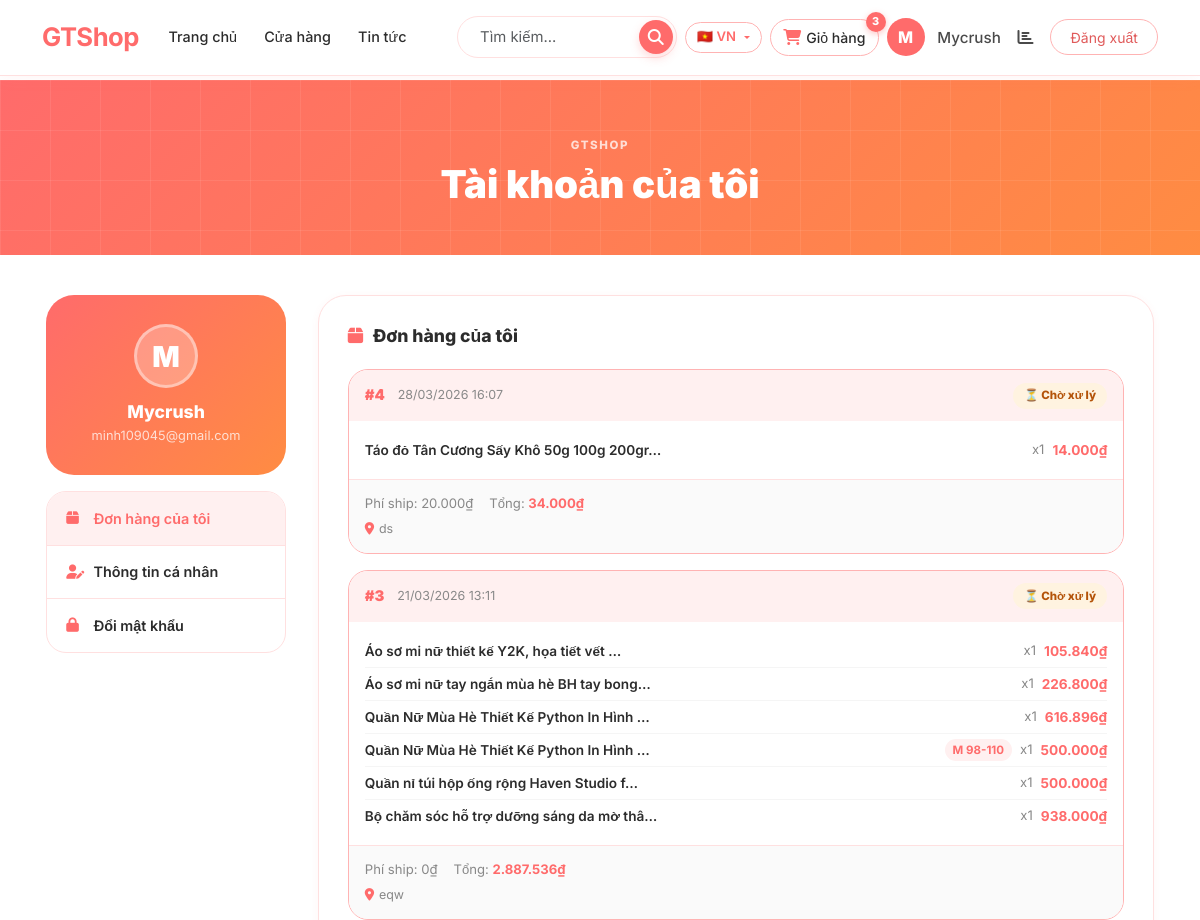
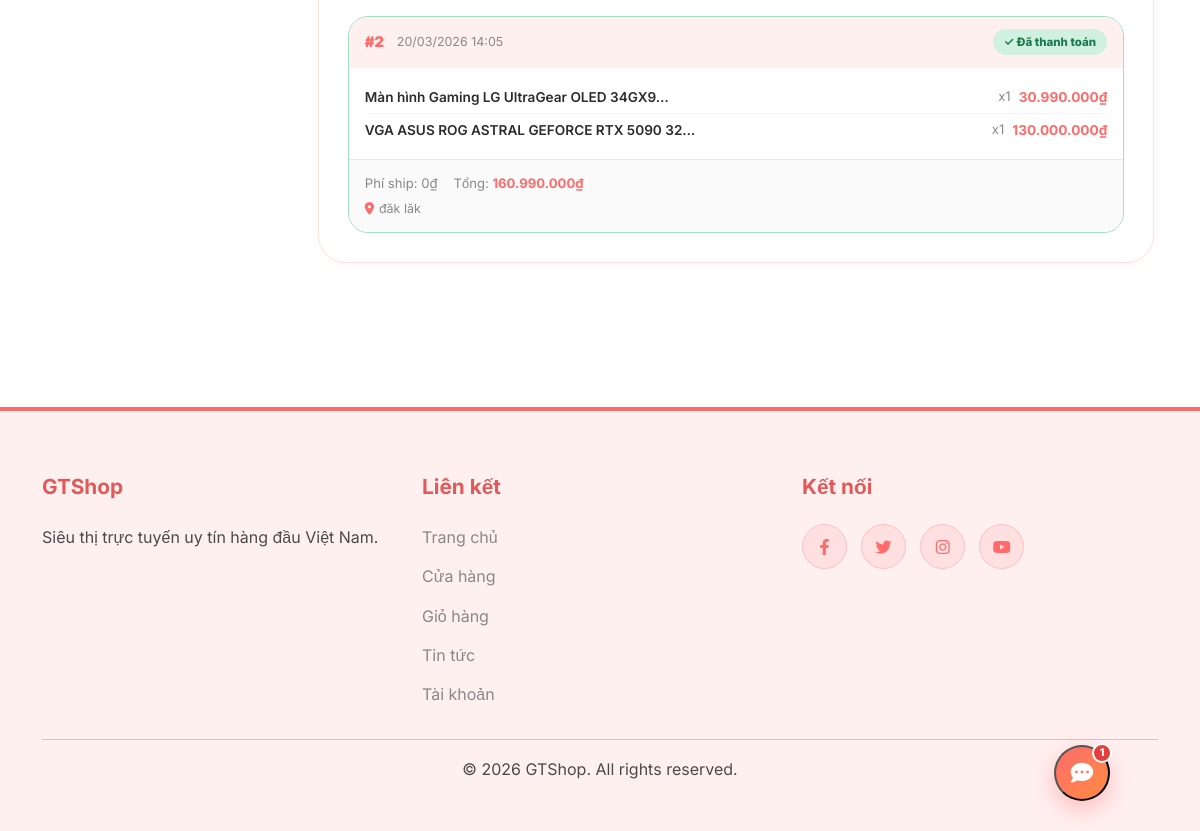
/accounts/profile/ (signed in), run on the app's committed database (2 pictures, top to bottom).
### carts/models.py (models this page shows, shortened)
class Order(models.Model):
    user         = models.ForeignKey(User, on_delete=models.CASCADE)
    full_name    = models.CharField(max_length=100, verbose_name="Họ tên")
    phone        = models.CharField(max_length=20, verbose_name="Số điện thoại")
    address      = models.TextField(verbose_name="Địa chỉ")
    total        = models.DecimalField(max_digits=10, decimal_places=0, default=0, verbose_name="Tổng tiền")
    shipping_fee = models.DecimalField(max_digits=10, decimal_places=0, default=0, verbose_name="Phí vận chuyển")
    paid         = models.BooleanField(default=False, verbose_name="Đã thanh toán")
    created      = models.DateTimeField(auto_now_add=True, verbose_name="Ngày tạo")
    class Meta:
        verbose_name = "Đơn hàng"
        verbose_name_plural = "Đơn hàng"

class OrderItem(models.Model):
    order    = models.ForeignKey(Order, on_delete=models.CASCADE, related_name='items')
    product  = models.ForeignKey(Product, on_delete=models.CASCADE)
    variant  = models.ForeignKey(ProductVariant, on_delete=models.SET_NULL, null=True, blank=True)
    quantity = models.PositiveIntegerField(default=1)
    price    = models.DecimalField(max_digits=10, decimal_places=0)
    class Meta:
        verbose_name = "Chi tiết đơn hàng"
        verbose_name_plural = "Chi tiết đơn hàng"

### store/models.py (models this page shows, shortened)
class Product(models.Model):
    category = models.ForeignKey(Category, on_delete=models.CASCADE, related_name='products')
    name = models.CharField(max_length=200, db_index=True)
    slug = models.SlugField(max_length=200, unique=True, db_index=True)
    image = models.ImageField(upload_to='products/', blank=True)
    description = models.TextField(blank=True)
    price = models.DecimalField(max_digits=10, decimal_places=0, verbose_name="Giá gốc")
    sale_price = models.DecimalField(max_digits=10, decimal_places=0, blank=True, null=True, verbose_name="Giá khuyến mãi")
    stock = models.PositiveIntegerField(default=0)
    available = models.BooleanField(default=True)
    is_hot = models.BooleanField(default=False, help_text="Sản phẩm hot hiển thị trên trang chủ")
    created = models.DateTimeField(auto_now_add=True)
    updated = models.DateTimeField(auto_now=True)
    weight = models.PositiveIntegerField(default=0, verbose_name="Cân nặng (gram)", help_text="Dùng để tính phí vận chuyển")
    class Meta:
        ordering = ('name',)
        verbose_name = 'sản phẩm'
        verbose_name_plural = 'sản phẩm'

class ProductVariant(models.Model):
    product = models.ForeignKey(Product, on_delete=models.CASCADE, related_name='variants')
    name = models.CharField(max_length=100, verbose_name="Tên biến thể", help_text="VD: 100ml, Màu đỏ...")
    price = models.DecimalField(max_digits=10, decimal_places=0, blank=True, null=True, verbose_name="Giá (nếu khác giá gốc)")
    stock = models.PositiveIntegerField(default=0, verbose_name="Tồn kho")
    image = models.ImageField(upload_to='variants/', blank=True, null=True, verbose_name="Ảnh riêng (nếu có)")
    weight = models.PositiveIntegerField(default=0, verbose_name="Cân nặng (gram)", help_text="Nếu để trống sẽ lấy từ sản phẩm gốc")
    class Meta:
        verbose_name = "Biến thể sản phẩm"
        verbose_name_plural = "Biến thể sản phẩm"

### accounts/account_views.py (the view, shortened to what this page needs)
# urls.py: path('accounts/profile/',  my_account,                      name='account:my_account'),
@login_required
def my_account(request):
    tab = request.GET.get('tab', 'orders')
    orders = Order.objects.filter(
        user=request.user
    ).prefetch_related(
        'items__product',
        'items__variant',
    ).order_by('-created')
    return render(request, 'account/account.html', {
        'tab':    tab,
        'orders': orders,
    })

### GTshop/context_processors.py (called while the page is built)
def cart_count(request):
    cart = request.session.get('cart', {})
    count = sum(item['quantity'] for item in cart.values())
    return {'cart_count': count}

def lang_list(request):
    return {
        'lang_list': [
            ('vi',      '🇻🇳', 'Tiếng Việt'),
            ('en',      '🇺🇸', 'English'),
            ('zh-hans', '🇨🇳', '中文'),
            ('ja',      '🇯🇵', '日本語'),
            ('ru',      '🇷🇺', 'Русский'),
            ('km',      '🇰🇭', 'ភាសាខ្មែរ'),
        ]
    }

### store/templatetags/store_filters.py (called while the page is built)
@register.filter
def currency(value):
    try:
        value = int(value)
        return f"{value:,}".replace(",", ".") + "₫"
    except (ValueError, TypeError):
        return ""

### templates/account/account.html (shortened to what this page needs)
{% extends 'base.html' %}
{% load i18n %}
{% load store_filters %}
{% block content %}
<div class="page-header">
  <div class="container">
    <p class="page-header-eyebrow">GTShop</p>
    <h1 class="page-header-title">{% trans "Tài khoản của tôi" %}</h1>
  </div>
</div>
<div class="container account-container">
  <div class="account-layout">
    <div class="account-sidebar">
      <div class="account-avatar-card">
        <div class="account-avatar-circle">{{ user.username|first|upper }}</div>
        <h4 class="account-username">{{ user.username }}</h4>
        <p class="account-email">{{ user.email|default:"—" }}</p>
      </div>
      <nav class="account-nav">
        <a class="account-nav-item {% if tab == 'orders' or not tab %}account-nav-item--active{% endif %}"
           href="{% url 'my_account' %}?tab=orders"><i class="fas fa-box"></i> {% trans "Đơn hàng của tôi" %}</a>
        <a class="account-nav-item {% if tab == 'profile' %}account-nav-item--active{% endif %}"
           href="{% url 'my_account' %}?tab=profile"><i class="fas fa-user-edit"></i> {% trans "Thông tin cá nhân" %}</a>
        <a class="account-nav-item {% if tab == 'password' %}account-nav-item--active{% endif %}"
           href="{% url 'my_account' %}?tab=password"><i class="fas fa-lock"></i> {% trans "Đổi mật khẩu" %}</a>
      </nav>
    </div>
    <div class="account-main">
      {% if tab == 'orders' or not tab %}
      <div class="account-card">
        <h3 class="account-card-title"><i class="fas fa-box"></i> {% trans "Đơn hàng của tôi" %}</h3>
        {% if orders %}
        <div class="orders-list">
          {% for order in orders %}
          <div class="order-item {% if order.paid %}order-item--paid{% else %}order-item--pending{% endif %}">
            <div class="order-item-header">
              <span class="order-item-id">#{{ order.id }}</span>
              <span class="order-item-date">{{ order.created|date:"d/m/Y H:i" }}</span>
              {% if order.paid %}
                <span class="status-badge status-badge--paid">✓ {% trans "Đã thanh toán" %}</span>
              {% else %}
                <span class="status-badge status-badge--pending">⏳ {% trans "Chờ xử lý" %}</span>
              {% endif %}
            </div>
            <div class="order-item-products">
              {% for item in order.items.all %}
              <div class="order-product-row">
                <span class="order-product-name">{{ item.product.name|truncatechars:40 }}</span>
                {% if item.variant %}<span class="order-product-variant">{{ item.variant.name }}</span>{% endif %}
                <span class="order-product-qty">x{{ item.quantity }}</span>
                <span class="order-product-price">{{ item.price|currency }}</span>
              </div>
              {% endfor %}
            </div>
            <div class="order-item-footer">
              <div class="order-item-totals">
                <span>{% trans "Phí ship:" %} {{ order.shipping_fee|currency }}</span>
                <span class="order-item-total">{% trans "Tổng:" %} <b>{{ order.total|currency }}</b></span>
              </div>
              <div class="order-item-address">
                <i class="fas fa-map-marker-alt"></i> {{ order.address|truncatechars:60 }}
              </div>
            </div>
          </div>
          {% endfor %}
        </div>
        {% else %}
        <div class="account-empty">
          <div class="account-empty-icon">📦</div>
          <p>{% trans "Bạn chưa có đơn hàng nào." %}</p>
          <a href="{% url 'store:shop' %}" class="btn-account-shop">{% trans "Mua sắm ngay" %}</a>
        </div>
        {% endif %}
      </div>
      {% endif %}
    </div>
  </div>
</div>
{% endblock %}

### templates/base.html (shortened to what this page needs)
{% load static i18n %}
<!DOCTYPE html>
<html lang="{{ LANGUAGE_CODE }}">
<head>
  <link href="https://cdn.jsdelivr.net/npm/bootstrap@5.3.0/dist/css/bootstrap.min.css" rel="stylesheet">
  <link rel="stylesheet" href="https://cdnjs.cloudflare.com/ajax/libs/font-awesome/6.4.0/css/all.min.css">
  <link rel="stylesheet" href="{% static 'css/style.css' %}">
</head>
<body>
<nav class="navbar navbar-expand-lg fixed-top">
  <div class="container">
    <a class="navbar-brand fw-bold" href="{% url 'store:home' %}">GTShop</a>
    <div class="collapse navbar-collapse" id="navbarNav">
      <ul class="navbar-nav me-auto">
        <li class="nav-item">
          <a class="nav-link {% if request.path == '/' %}active{% endif %}"
             href="{% url 'store:home' %}">{% trans "Trang chủ" %}</a>
        </li>
        <li class="nav-item">
          <a class="nav-link {% if '/shop/' in request.path %}active{% endif %}"
             href="{% url 'store:shop' %}">{% trans "Cửa hàng" %}</a>
        </li>
        <li class="nav-item">
          <a class="nav-link" href="{% url 'blog:article_list' %}">{% trans "Tin tức" %}</a>
        </li>
      </ul>
      <form class="d-flex search-form me-2" action="{% url 'store:shop' %}" method="get">
        <input name="q" class="form-control" type="search"
               placeholder="{% trans 'Tìm kiếm...' %}" value="{{ request.GET.q }}">
        <button class="btn" type="submit"><i class="fas fa-search"></i></button>
      </form>
      <div class="d-flex align-items-center gap-2">
        <div class="dropdown lang-dropdown">
          <button class="btn lang-toggle dropdown-toggle" type="button"
                  data-bs-toggle="dropdown" aria-expanded="false">
            {% if LANGUAGE_CODE == 'vi' %}🇻🇳 VN
            {% elif LANGUAGE_CODE == 'en' %}🇺🇸 EN
            {% elif LANGUAGE_CODE == 'zh-hans' %}🇨🇳 ZH
            {% elif LANGUAGE_CODE == 'ja' %}🇯🇵 JA
            {% elif LANGUAGE_CODE == 'ru' %}🇷🇺 RU
            {% elif LANGUAGE_CODE == 'km' %}🇰🇭 KM
            {% else %}🌐 {{ LANGUAGE_CODE|upper }}{% endif %}
          </button>
        </div>
        <a class="nav-link cart-link position-relative {% if '/cart/' in request.path %}active{% endif %}"
           href="{% url 'carts:cart_detail' %}">
          <i class="fas fa-shopping-cart"></i>
          {% trans "Giỏ hàng" %}
          {% if cart_count > 0 %}
            <span class="cart-badge">{{ cart_count }}</span>
          {% endif %}
        </a>
        <div class="user-menu">
          {% if user.is_authenticated %}
            <a href="{% url 'my_account' %}" class="user-avatar" title="{{ user.username }}">
              {{ user.username|first|upper }}
            </a>
            <span class="username d-none d-xl-inline">{{ user.username }}</span>
            {% if user.is_staff %}
            <a href="{% url 'stats_dashboard' %}" class="nav-link px-1" title="{% trans 'Thống kê' %}">
              <i class="fas fa-chart-bar"></i>
            </a>
            {% endif %}
            <form method="post" action="{% url 'logout' %}" class="d-inline">
              <button type="submit" class="btn btn-outline-light btn-sm">
                {% trans "Đăng xuất" %}
              </button>
            </form>
          {% else %}
            <a class="nav-link" href="{% url 'login' %}">{% trans "Đăng nhập" %}</a>
            <a class="nav-link" href="{% url 'register' %}">{% trans "Đăng ký" %}</a>
          {% endif %}
        </div>
      </div>
    </div>
  </div>
</nav>
<main>
  {% block content %}{% endblock %}
</main>
<footer>
  <div class="container">
    <div class="row">
      <div class="col-md-4">
        <h5>GTShop</h5>
        <p>{% trans "Siêu thị trực tuyến uy tín hàng đầu Việt Nam." %}</p>
      </div>
      <div class="col-md-4">
        <h5>{% trans "Liên kết" %}</h5>
        <ul>
          <li><a href="{% url 'store:home' %}">{% trans "Trang chủ" %}</a></li>
          <li><a href="{% url 'store:shop' %}">{% trans "Cửa hàng" %}</a></li>
          <li><a href="{% url 'carts:cart_detail' %}">{% trans "Giỏ hàng" %}</a></li>
          <li><a href="{% url 'blog:article_list' %}">{% trans "Tin tức" %}</a></li>
          {% if user.is_authenticated %}
          <li><a href="{% url 'my_account' %}">{% trans "Tài khoản" %}</a></li>
          {% endif %}
        </ul>
      </div>
      <div class="col-md-4">
        <h5>{% trans "Kết nối" %}</h5>
        <div class="social-links">
          <a href="#"><i class="fab fa-facebook-f"></i></a>
          <a href="#"><i class="fab fa-twitter"></i></a>
          <a href="#"><i class="fab fa-instagram"></i></a>
          <a href="#"><i class="fab fa-youtube"></i></a>
        </div>
      </div>
    </div>
    <hr>
    <div class="text-center"><p>&copy; 2026 GTShop. All rights reserved.</p></div>
  </div>
</footer>
<button class="chatbot-bubble" id="chatbot-bubble" onclick="toggleChatbot()">
  <i class="fas fa-comment-dots" id="cb-open"></i>
  <span class="chatbot-unread" id="cb-unread">1</span>
</button>
</body>
</html>

### data on the page
Order: id "4", created "28/03/2026 16:07", shipping_fee "20.000₫", total "34.000₫", address "ds"
OrderItem: product.name "Táo đỏ Tân Cương Sấy Khô 50g 100g 200gr…", quantity "1", price "14.000₫"
Order: id "3", created "21/03/2026 13:11", shipping_fee "0₫", total "2.887.536₫", address "eqw"
OrderItem: product.name "Áo sơ mi nữ thiết kế Y2K, họa tiết vết …", quantity "1", price "105.840₫"
OrderItem: product.name "Áo sơ mi nữ tay ngắn mùa hè BH tay bong…", quantity "1", price "226.800₫"
OrderItem: product.name "Quần Nữ Mùa Hè Thiết Kế Python In Hình …", quantity "1", price "616.896₫"
OrderItem: product.name "Quần Nữ Mùa Hè Thiết Kế Python In Hình …", variant.name "M 98-110", quantity "1", price "500.000₫"
OrderItem: product.name "Quần nỉ túi hộp ống rộng Haven Studio f…", quantity "1", price "500.000₫"
OrderItem: product.name "Bộ chăm sóc hỗ trợ dưỡng sáng da mờ thâ…", quantity "1", price "938.000₫"
Order: id "2", created "20/03/2026 14:05", shipping_fee "0₫", total "160.990.000₫", address "đăk lăk"
OrderItem: product.name "Màn hình Gaming LG UltraGear OLED 34GX9…", quantity "1", price "30.990.000₫"
OrderItem: product.name "VGA ASUS ROG ASTRAL GEFORCE RTX 5090 32…", quantity "1", price "130.000.000₫"

### other printed values
{{ cart_count }} "3"
{{ user.username|first|upper }} "M"
{{ user.username }} "Mycrush"
{{ user.email|default:"—" }} "minh109045@gmail.com"
